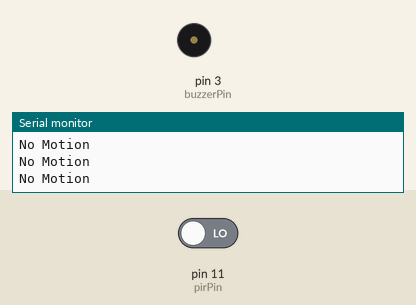
Simulated run of this sketch. Board: Arduino Uno, built with avr-gcc and run on an emulated ATmega328P. Parts: buzzer (waves = sounding), the last lines printed to the serial monitor. The test bench sets the inputs (shaded band); at power-on: pin 11 (pirPin) LOW.

Above: at 1.2 s.
1.3 s: pin 11 (pirPin) driven HIGH
At 2.1 s:
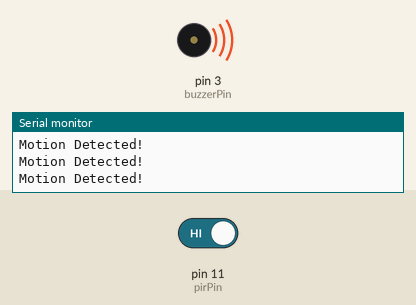
2.8 s: pin 11 (pirPin) driven LOW
At 3.4 s:
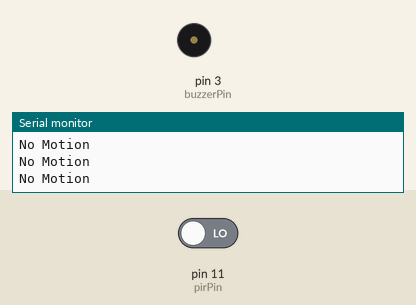
Timing chart, 0 to 5.8 s (numbered marks = the images above; inputs shaded):
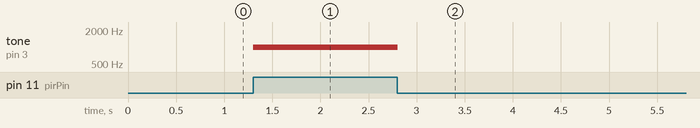

Measured:
- after the input at 1.3 s, tone on pin 3 (buzzerPin): silent → 1000 Hz at once
- after the input at 2.8 s, tone on pin 3 (buzzerPin): 1000 Hz → silent at once

The sketch:

PIRsensor.ino
```cpp
int pirPin = 11;
int buzzerPin = 3;

void setup()
{
  pinMode(pirPin, INPUT);
  pinMode(buzzerPin, OUTPUT);

  Serial.begin(9600);
}

void loop()
{
  int motion = digitalRead(pirPin);

  if (motion == HIGH)
  {
    Serial.println("Motion Detected!");
    tone(buzzerPin, 1000);   // Play a 1000 Hz tone
  }
  else
  {
    Serial.println("No Motion");
    noTone(buzzerPin);       // Stop the buzzer
  }

  delay(100);
}
```
